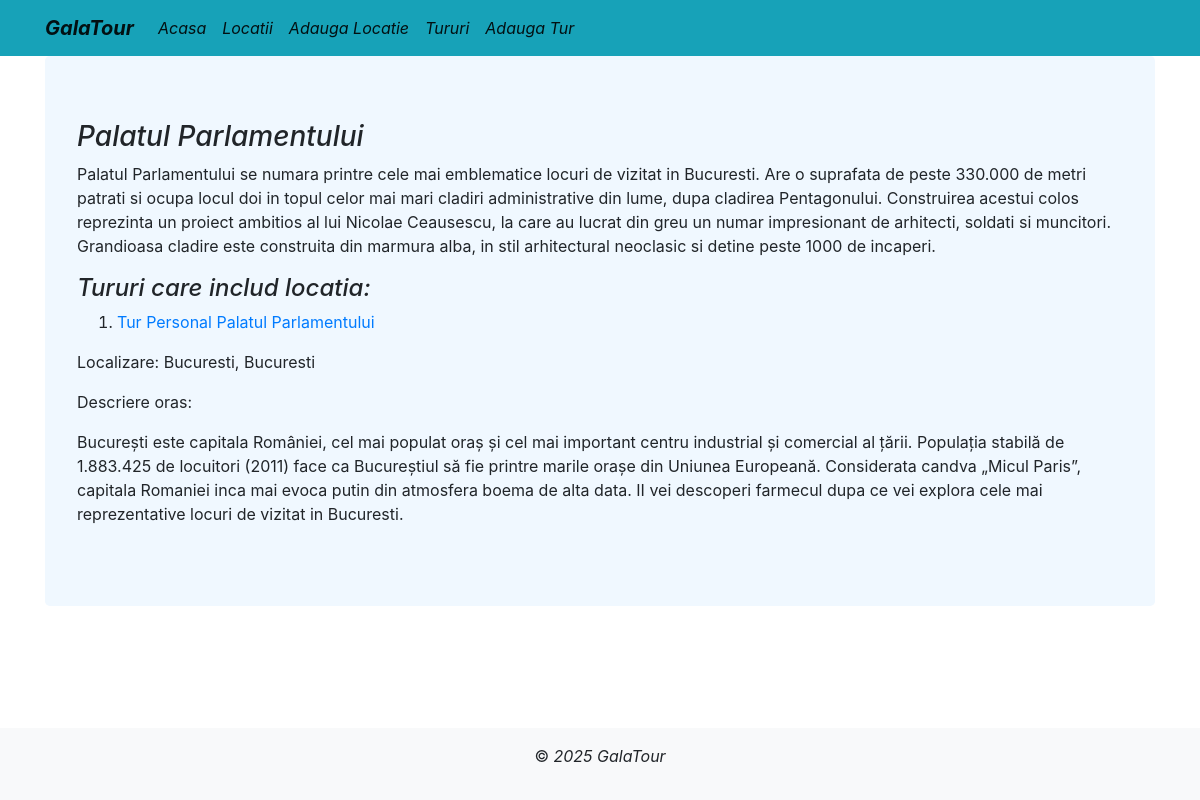
The page /locatii/1/ on the database as committed earlier.
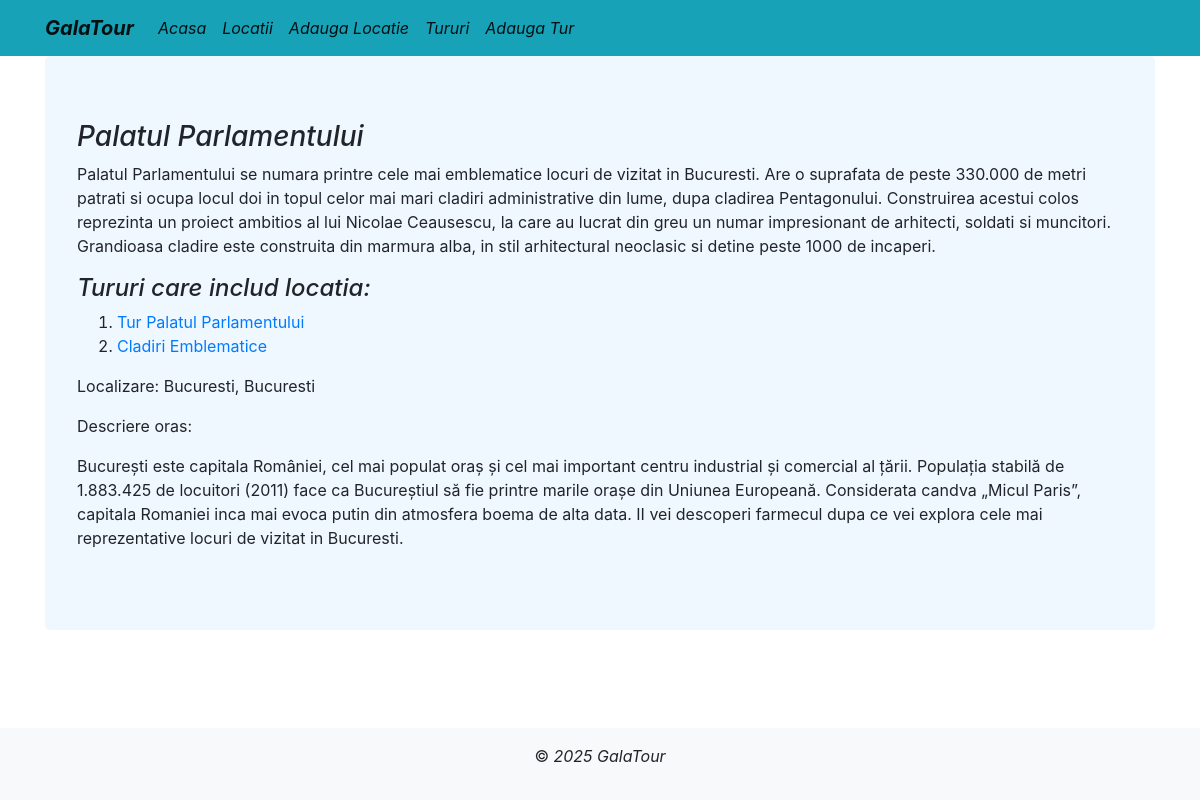
The same page on the database as committed later.
### locatii/models.py (models this page shows, shortened)
class Tur(models.Model):
    class Meta:
        verbose_name_plural = 'Tururi'
    OPTIUNI_TIP_TUR = [
            ('predefinit', 'Predefinit'),
            ('personalizat', 'Personalizat')
        ]
    nume = CharField(max_length=128, blank=True, null=True)
    descriere = TextField(blank=True, null=True)
    locatii = ManyToManyField(Locatie, related_name='tururi')
    type = CharField(max_length=40, choices=OPTIUNI_TIP_TUR, default='predefinit' )
    durata= CharField(max_length=128, blank=True, null=True)
    pret = CharField(max_length=256, blank=True, null=True)
    pachet = TextField(blank=True, null=True)
    imagine_tur = ImageField(upload_to='imagini', blank=True, null=True)

### locatii/views.py (the view)
# urls.py: path('locatii/<int:locatie_id>/', views.detalii_locatie, name='detalii_locatie'),
def detalii_locatie(request, locatie_id):
    locatie = get_object_or_404(Locatie, id=locatie_id)
    tururi=locatie.tururi.filter(type='predefinit')
    return render(request, 'detalii_locatie.html', {'locatie': locatie, 'tururi': tururi})

### locatii/templates/detalii_locatie.html (shortened to what this page needs)
<!DOCTYPE html>
<html lang="en">
<head>
</head>
<body>
    {% extends 'base.html' %}
    {% block content %}
    <h3><i>{{ locatie.nume }}</i></h3>
    <p>{{locatie.descriere}}</p>
    <h4><i> Tururi care includ locatia:</i></h4>
    <ol>
        {% for tur in tururi %}
        <li>
            <a href="{% url 'detalii_tur' tur.id %}">{{tur.nume}}</a>
        </li>
        {% endfor %}
    </ol>
    <p>Localizare: {{ locatie.oras.nume }}, {{ locatie.judet.nume }}</p>
    <p>Descriere oras:</p>
    <p>{{locatie.oras.descriere}}</p>
    {% endblock %}

Rows that differ between the two databases and show on the page:
changed Tur: nume "Tur Personal Palatul Parlamentului" → "Tur Palatul Parlamentului"
added Tur: nume "Cladiri Emblematice"
